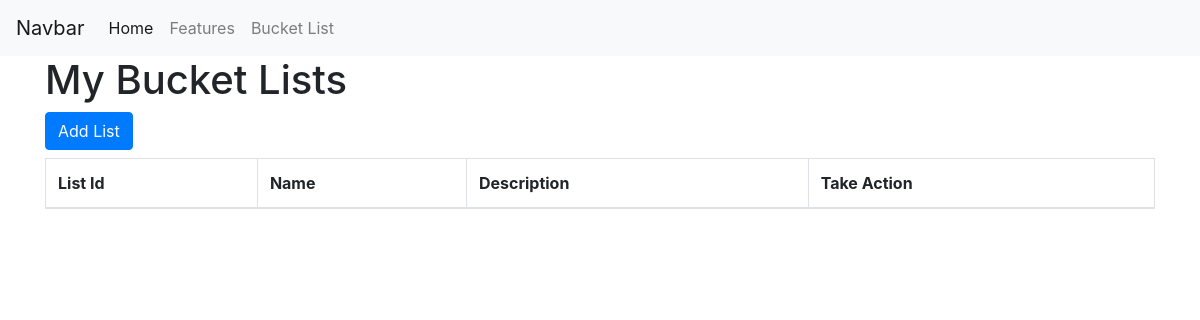
The page /bucketlist/ on the database as committed earlier.
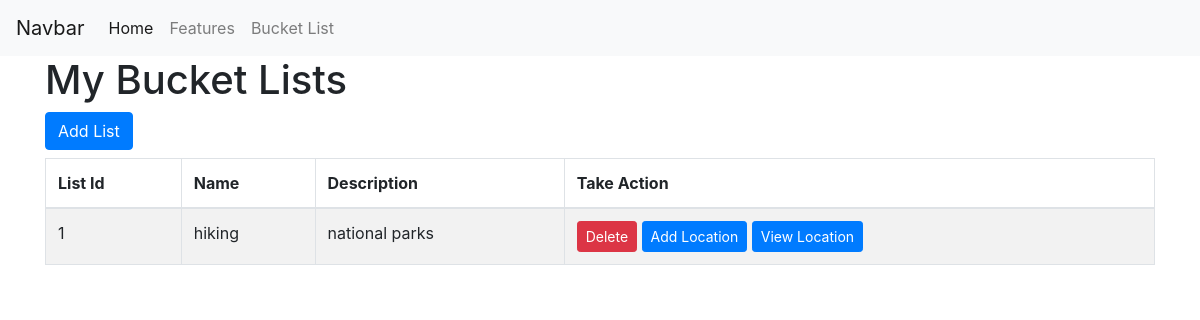
The same page on the database as committed later.
### bucketlist/models.py (models this page shows, shortened)
class BucketList(models.Model):
    name = models.CharField(max_length=100)
    description = models.TextField(blank=True)
    created_at = models.DateTimeField(auto_now_add=True)
    updated_at = models.DateTimeField(auto_now=True)
    class Meta:
        verbose_name = ("Bucket List")
        verbose_name_plural = ("Bucket Lists")
        ordering = ["name"]

### bucketlist/views.py (the view)
# urls.py: path('', views.index, name="bucketlist/index"),
def index(request):
    context = {}
    context['bucket_lists'] = BucketList.objects.all()
    return render(request, "bucketlist/lists.html", context)

### bucketlist/templates/bucketlist/lists.html
{% extends 'base.html' %}
{% block content %}
<div class="container">
    <h1>My Bucket Lists</h1>
    <h3><a class="btn btn-primary" href="{% url 'bucketlist/add_list' %}" role="button">Add List</a></h3>
    <table class="table table-striped table-bordered border-dark">
        <thead>
            <tr>
                <th>List Id</th>
                <th scope="col">Name</th>
                <th scope="col">Description</th>
                <th scope="col">Take Action</th>
            </tr>
        </thead>
        <tbody>
        {% for list in bucket_lists %}
            <tr>
                <td>{{ list.id }}</td>
                <td>{{ list.name }}</td>
                <td>{{ list.description }}</td>
                <td>
                    <a class="btn btn-danger btn-sm" href="{% url 'bucketlist/delete' list.id %}">Delete</a>
                    <a class="btn btn-primary btn-sm" href="{% url 'bucketlist/add_location' list.id %}">Add Location</a>
                    <a class="btn btn-primary btn-sm" href="{% url 'bucketlist/view_list_locations' list.id %}">View Location</a>
                </td>
            </tr>
        {% endfor %}
        </tbody>
    </table>
</div>
{% endblock content %}

### templates/base.html (shortened to what this page needs)
<!doctype html>
<html lang="en">
<head>
    <link rel="stylesheet" href="https://cdn.jsdelivr.net/npm/bootstrap@4.6.0/dist/css/bootstrap.min.css"
>
</head>
<body>
<nav class="navbar navbar-expand-lg navbar-light bg-light">
    <a class="navbar-brand" href="/">Navbar</a>
    <div class="collapse navbar-collapse" id="navbarNav">
        <ul class="navbar-nav">
            <li class="nav-item active">
                <a class="nav-link" href="#">Home <span class="sr-only">(current)</span></a>
            </li>
            <li class="nav-item">
                <a class="nav-link" href="#">Features</a>
            </li>
            <li class="nav-item">
                <a class="nav-link" href="{% url 'bucketlist/index' %}">Bucket List</a>
            </li>
        </ul>
    </div>
</nav>
<div id="container">
    {% block content %}{% endblock content %}
</div>
</body>
</html>

Rows that differ between the two databases and show on the page:
added BucketList: id "1", name "hiking", description "national parks"
